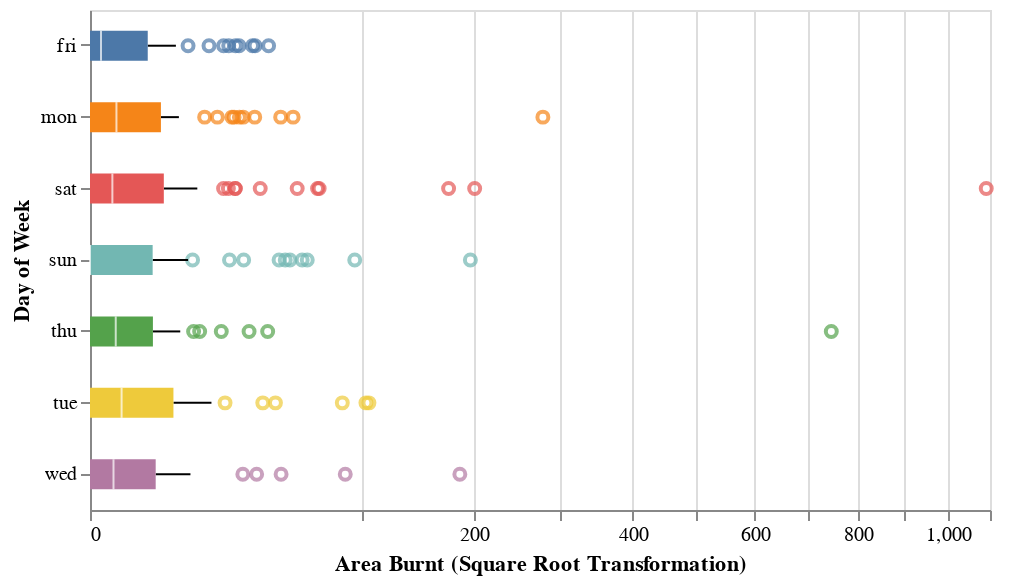

Notebook cell for this chart:
### Markdown cell above
As discussed earlier, may of the observations have a burnt area of 0, and consequently for visualization purposes, we apply a square root transformation to the area burnt for the visualization of the categorical variables.

### Code cell
alt.Chart(train_set).mark_boxplot(size = 15).encode(
    x = alt.X("area", 
              scale = alt.Scale(type = "sqrt"),
              title = "Area Burnt (Square Root Transformation)"),
    y = alt.Y("day", 
              sort = "x",
              title = "Day of Week"),
    color = alt.Color("day",
                      legend = None)
).properties(
    height = 250,
    width = 450
)

### Figure 1 — Vega-Lite specification as saved in the notebook (floating-point values rounded to 4 significant figures; data arrays with more than 128 entries replaced by an {"elided": "..."} marker saying what was removed)
{"$schema": "https://vega.github.io/schema/vega-lite/v4.8.1.json", "config": {"view": {"continuousHeight": 300, "continuousWidth": 400}}, "data": {"name": "data-9f53ed5bedf960c9ed391384506e8dc3"}, "datasets": {"data-9f53ed5bedf960c9ed391384506e8dc3": {"elided": "413 records"}}, "encoding": {"color": {"field": "day", "legend": null, "type": "nominal"}, "x": {"field": "area", "scale": {"type": "sqrt"}, "title": "Area Burnt (Square Root Transformation)", "type": "quantitative"}, "y": {"field": "day", "sort": "x", "title": "Day of Week", "type": "nominal"}}, "height": 250, "mark": {"size": 15, "type": "boxplot"}, "width": 450}
